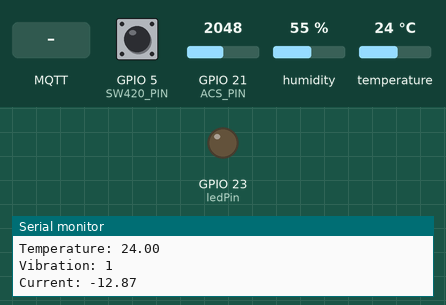
The sketch below on a simulated ESP32. Shown: output pins drawn as LEDs (lit = HIGH), the last lines printed to the serial monitor. Inputs (shaded band) come from the test bench; at power-on: GPIO 5 (SW420_PIN) HIGH, GPIO 21 (ACS_PIN) = 2048, humidity 55 %, temperature 24 °C (analog values on the 0–4095 scale). WiFi joins after 1.5 s; servers stay silent unless stated; no MQTT or app messages arrive unless stated.

Above: at 3.7 s.
3.8 s: MQTT message "on" arrives on the first subscribed topic
At 8.3 s:
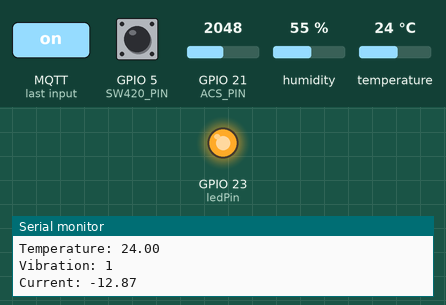
9.0 s: MQTT message "off" arrives on the first subscribed topic
At 13.6 s:
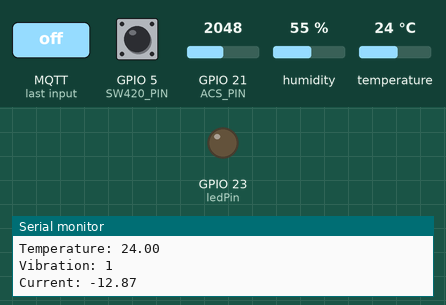
Timing chart, 0 to 15.1 s (numbered marks = the images above; inputs shaded):
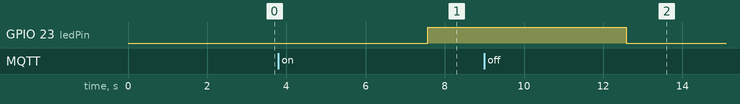

Measured:
- after the input at 3.8 s, GPIO 23 (ledPin): LOW → HIGH after 3.8 s
- after the input at 9.0 s, GPIO 23 (ledPin): HIGH → LOW after 3.6 s

The sketch:

esp32.ino
```cpp
#include <WiFi.h>
#include <PubSubClient.h>
#include <DHT.h>

#define DHTPIN 2        // Pin where the DHT22 is connected
#define DHTTYPE DHT22   // DHT 22  (AM2302)
#define SW420_PIN 5     // Pin where the SW-420 is connected
#define ACS_PIN 21      // Pin where the ACS-712 is connected


// Replace with your network credentials
const char* ssid = "Esp32";
const char* password = "12345678";

// MQTT Broker details
const char* mqtt_server = "mqtt.eclipseprojects.io"; // Corrected broker URL
const int mqtt_port = 1883;

// MQTT Topics
const char* topic_temperature = "diotsensor/temperature";
const char* topic_vibration = "diotsensor/vibration";
const char* topic_current = "diotsensor/current";
const char* topic = "esp32/led";

WiFiClient espClient;
PubSubClient client(espClient);
DHT dht(DHTPIN, DHTTYPE);
const int ledPin = 23; // Built-in LED on most ESP32 boards

void setup() {
  Serial.begin(115200);

  // Start DHT sensor
  dht.begin();


  // Initialize the LED pin as an output
  pinMode(ledPin, OUTPUT);
  digitalWrite(ledPin, LOW);

  // Set up SW-420 pin
  pinMode(SW420_PIN, INPUT);

  // Set up WiFi
  setup_wifi();

  // Set up MQTT
  client.setServer(mqtt_server,mqtt_port);
  client.setCallback(callback);
    // Connect to the MQTT broker
  reconnect();

  // Allow ADC2 (GPIO34) for analogRead
  analogReadResolution(12);

  // Delay to stabilize the system
  delay(1000);
}

void setup_wifi() {
  delay(10);
  Serial.println();
  Serial.print("Connecting to ");
  Serial.println(ssid);

  WiFi.begin(ssid, password);

  while (WiFi.status() != WL_CONNECTED) {
    delay(500);
    Serial.print(".");
  }

  Serial.println("");
  Serial.println("WiFi connected");
}

void reconnect() {
  // Loop until we're reconnected
  while (!client.connected()) {
    Serial.print("Attempting MQTT connection...");
    // Attempt to connect
    if (client.connect("ESP32Client")) {
      Serial.println("connected");
      // Subscribe to LED control topic
      client.subscribe(topic);
    } else {
      Serial.print("failed, rc=");
      Serial.print(client.state());
      Serial.println(" try again in 5 seconds");
      delay(5000);
    }
  }
}

void callback(char* topic, byte* payload, unsigned int length) {
  Serial.print("Message arrived [");
  Serial.print(topic);
  Serial.print("] ");

  String message = "";
  for (int i = 0; i < length; i++) {
    message += (char)payload[i];
  }

  Serial.println(message);

  // Control LED based on the message
  if (message == "on") {
    digitalWrite(ledPin, HIGH); // Turn LED on
  } else if (message == "off") {
    digitalWrite(ledPin, LOW); // Turn LED off
  }
}


void loop() {
  if (!client.connected()) {
    reconnect();
  }
  client.loop();

  // Read from DHT22
  float temperature = dht.readTemperature();

  // Read from SW-420
  int vibration = digitalRead(SW420_PIN);

  // Read from ACS-712
  int adcValue = analogRead(ACS_PIN);
  float voltage = (adcValue / 4095.0) * 3.3; // Convert ADC value to voltage
  float current = (voltage - 2.5) / 0.066;  // Convert voltage to current (adjust the formula as per your ACS-712 model)

  // Publish data over MQTT to separate topics
  if (!isnan(temperature)) {
    client.publish(topic_temperature, String(temperature).c_str());
  }
  client.publish(topic_vibration, String(vibration).c_str());
  client.publish(topic_current, String(current).c_str());

  // Debug
  Serial.print("Temperature: ");
  Serial.println(temperature);
  Serial.print("Vibration: ");
  Serial.println(vibration);
  Serial.print("Current: ");
  Serial.println(current);

  delay(5000); // Adjust the delay as needed
}
```
